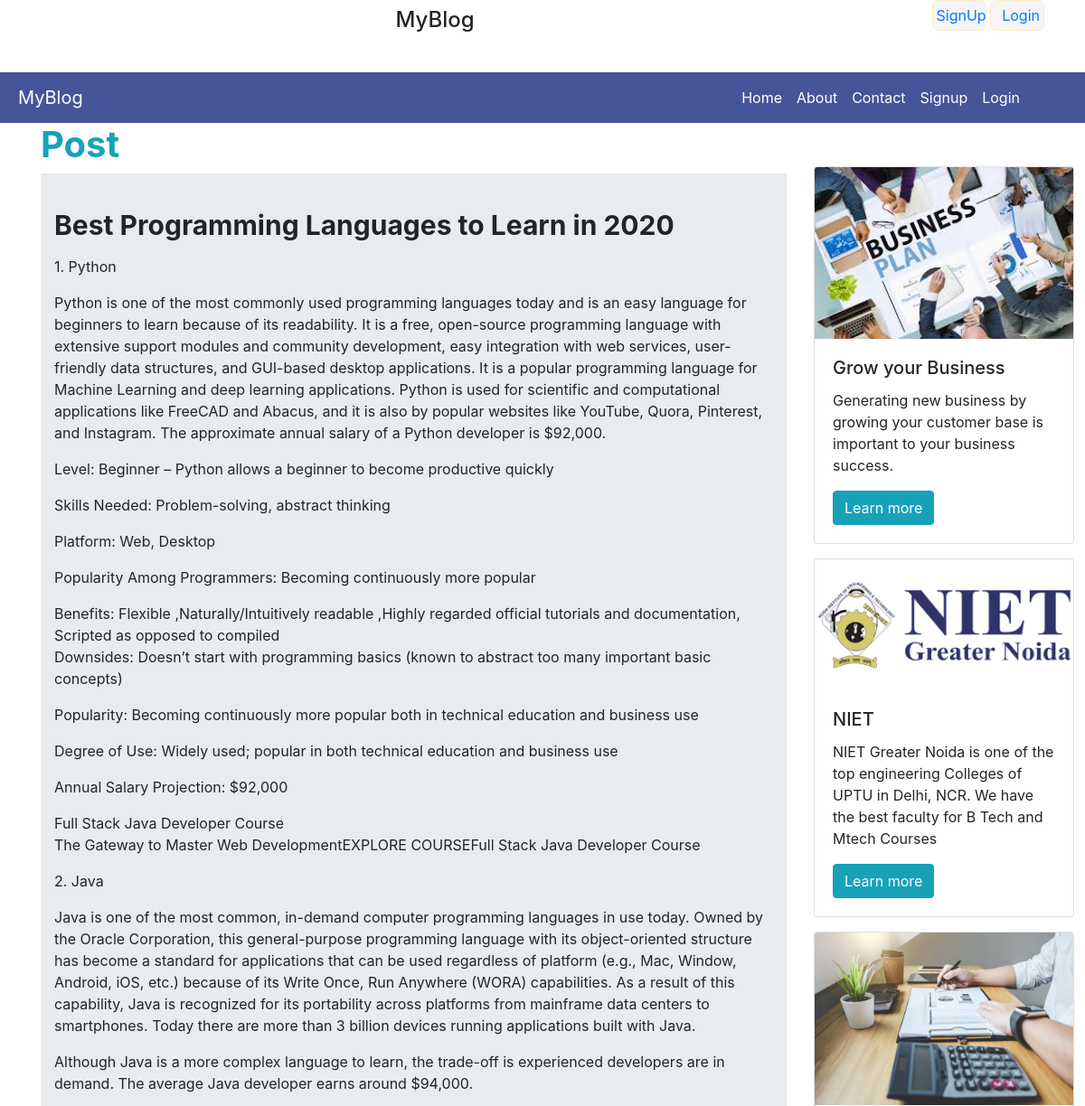
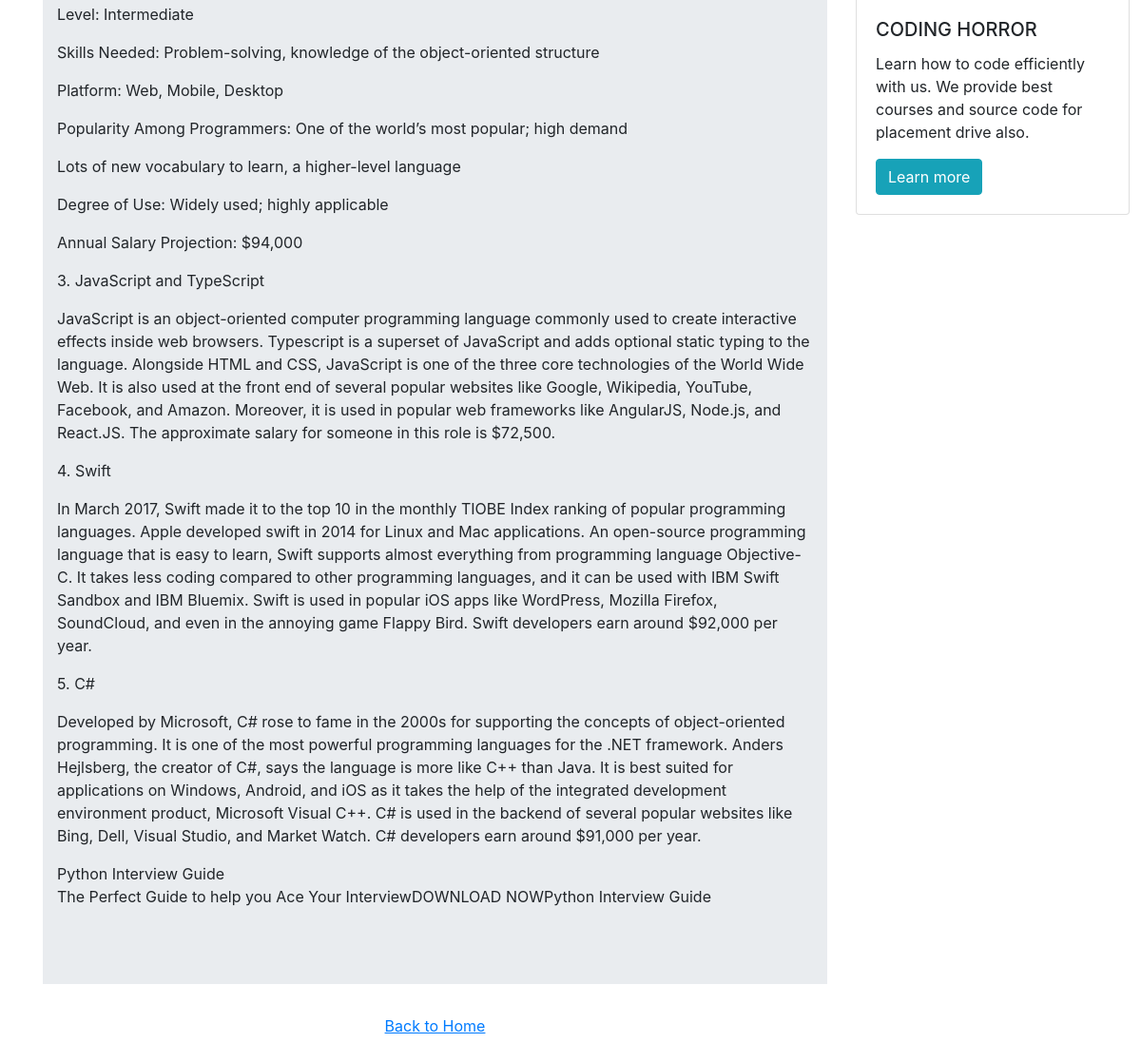
Page /post/7 on the committed database (2 pictures, top to bottom).
### blog/models.py (models this page shows)
class Post(models.Model):
    title = models.CharField( max_length=150, )
    description = models.TextField(max_length=100000)

### blog/views.py (the view)
# urls.py: path('post/<int:pk>', views.PostDetailView.as_view(), name = 'post'),
class PostDetailView(DetailView):
    model = Post
    template_name = 'blog/postdetail.html'

### blog/templates/blog/postdetail.html
{% extends 'blog/base.html' %}
{% block content %}
<div class="col-sm-9">
    <h1 class="font-weight-bold text-info">Post</h1>
    <div class="jumbotron jumbotron-fluid" data-aos="flip-left">
        <div class="container">
            <h1 class="display-4 font-weight-bold">{{post.title|escape|linebreaks}}</h1>
            <p class="lead">{{post.description|escape|linebreaks}}</p>
        </div>
    </div>
    <div class="postdetail">
        <a href="{% url 'home' %}">Back to Home</a>
    </div>
</div>
{% include "blog/sidebar.html" %}
{% endblock content %}

### blog/static/blog/css/core6.css (style rules this page uses)
* { margin: 0; padding: 0; }
a { text-decoration: none; }
.jumbotron h1 { font-size: 30px; margin-top:-25px; }
.postdetail { margin-bottom: 40px; text-align: center; }
.postdetail a { text-decoration: underline; margin-bottom: 20px; text-align: center; }

### rows in the picture
Post: title "Best Programming Languages to Learn in 2020", description "1. Python Python is one of the most commonly used programming languages today and is an easy language for beginners to learn because of its readability. It is a free, open-source programming language with extensive support modules and community development, easy integration with web services, user-friendly data structures, and GUI-based desktop applications. It is a popular programming language for Machine Learning and deep learning applications. Python is used for scientific and computational applications like FreeCAD and Abacus, and it is also by popular websites like YouTube, Quora, Pinterest, and Instagram. The approximate annual salary of a Python developer is $92,000. Level: Beginner…"
